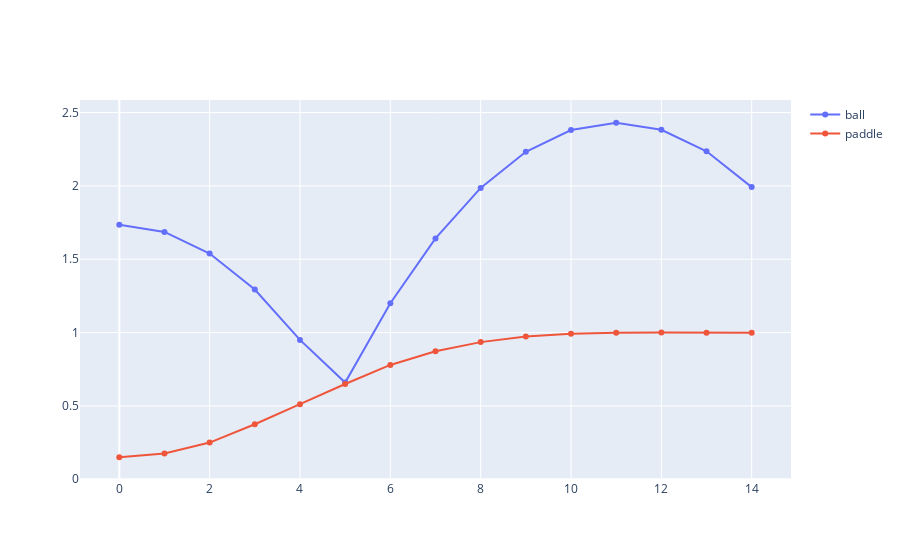

Source (notebook cell):
### Code cell
fig = go.Figure()
fig.add_trace(go.Scatter(
    y=x_traj[0,:],
    name="ball"
))
fig.add_trace(go.Scatter(
    y=x_traj[1,:],
    name="paddle"
))
fig.show()

### Figure 1 — Plotly figure (JSON) as saved in the notebook; plotly's stock layout.template omitted (floating-point values rounded to 4 significant figures)
{"data": [{"name": "ball", "type": "scatter", "y": [1.735, 1.686, 1.539, 1.294, 0.9502, 0.6594, 1.2, 1.642, 1.986, 2.233, 2.381, 2.431, 2.382, 2.236, 1.992]}, {"name": "paddle", "type": "scatter", "y": [0.15, 0.175, 0.25, 0.375, 0.5122, 0.6494, 0.7794, 0.8725, 0.9349, 0.9727, 0.9921, 0.9991, 1, 0.9994, 0.9987]}], "layout": {}}
